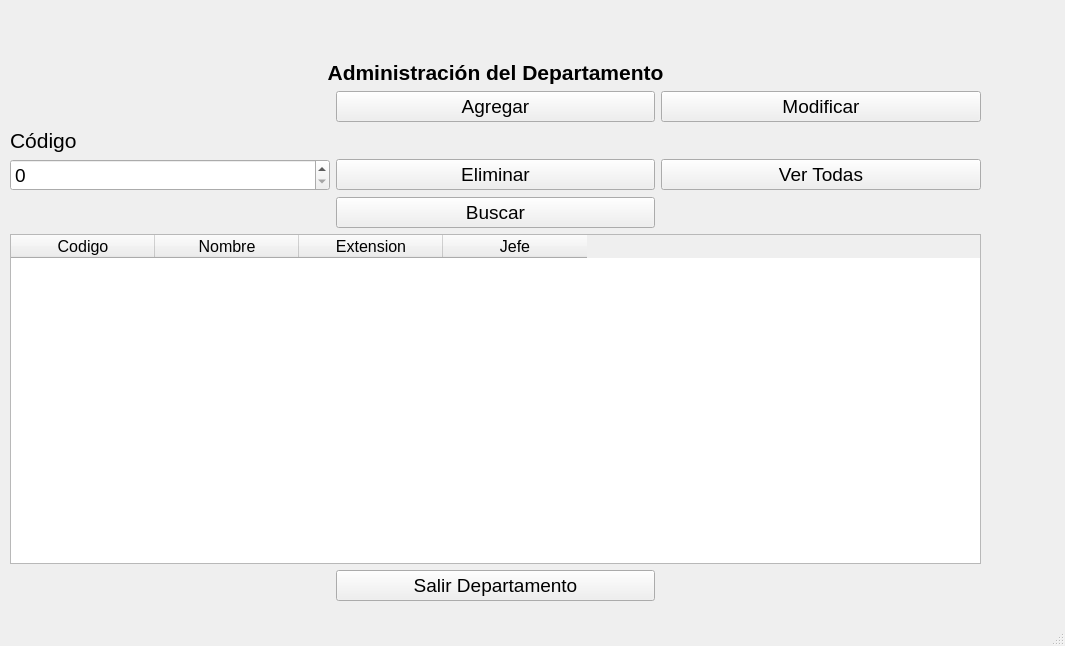
<?xml version="1.0" encoding="UTF-8"?>
<ui version="4.0">
 <class>MainWindow</class>
 <widget class="QMainWindow" name="MainWindow">
  <property name="geometry">
   <rect>
    <x>0</x>
    <y>0</y>
    <width>1065</width>
    <height>646</height>
   </rect>
  </property>
  <property name="windowTitle">
   <string>MainWindow</string>
  </property>
  <widget class="QWidget" name="centralwidget">
   <widget class="QWidget" name="layoutWidget">
    <property name="geometry">
     <rect>
      <x>10</x>
      <y>60</y>
      <width>971</width>
      <height>541</height>
     </rect>
    </property>
    <layout class="QGridLayout" name="gridLayout">
     <item row="3" column="2">
      <widget class="QPushButton" name="PBTodas">
       <property name="font">
        <font>
         <pointsize>14</pointsize>
        </font>
       </property>
       <property name="text">
        <string>Ver Todas</string>
       </property>
      </widget>
     </item>
     <item row="4" column="1">
      <widget class="QPushButton" name="PBBuscar">
       <property name="font">
        <font>
         <pointsize>14</pointsize>
        </font>
       </property>
       <property name="text">
        <string>Buscar</string>
       </property>
      </widget>
     </item>
     <item row="3" column="1">
      <widget class="QPushButton" name="PBEliminar">
       <property name="font">
        <font>
         <pointsize>14</pointsize>
        </font>
       </property>
       <property name="text">
        <string>Eliminar</string>
       </property>
      </widget>
     </item>
     <item row="1" column="2">
      <widget class="QPushButton" name="PBModificar">
       <property name="font">
        <font>
         <pointsize>14</pointsize>
        </font>
       </property>
       <property name="text">
        <string>Modificar</string>
       </property>
      </widget>
     </item>
     <item row="2" column="0" colspan="2">
      <widget class="QLabel" name="LCodigoEliminar">
       <property name="font">
        <font>
         <pointsize>16</pointsize>
        </font>
       </property>
       <property name="text">
        <string>Código</string>
       </property>
      </widget>
     </item>
     <item row="3" column="0">
      <widget class="QSpinBox" name="SBCodigoEliminar">
       <property name="font">
        <font>
         <pointsize>14</pointsize>
        </font>
       </property>
       <property name="maximum">
        <number>999999999</number>
       </property>
      </widget>
     </item>
     <item row="1" column="1">
      <widget class="QPushButton" name="PBAgregar">
       <property name="font">
        <font>
         <pointsize>14</pointsize>
        </font>
       </property>
       <property name="text">
        <string>Agregar</string>
       </property>
      </widget>
     </item>
     <item row="0" column="0" colspan="3">
      <widget class="QLabel" name="LTitulo">
       <property name="minimumSize">
        <size>
         <width>100</width>
         <height>0</height>
        </size>
       </property>
       <property name="font">
        <font>
         <pointsize>16</pointsize>
         <weight>75</weight>
         <bold>true</bold>
        </font>
       </property>
       <property name="text">
        <string>Administración del Departamento</string>
       </property>
       <property name="alignment">
        <set>Qt::AlignCenter</set>
       </property>
      </widget>
     </item>
     <item row="6" column="1">
      <widget class="QPushButton" name="PBSalir">
       <property name="font">
        <font>
         <pointsize>14</pointsize>
        </font>
       </property>
       <property name="text">
        <string>Salir Departamento</string>
       </property>
      </widget>
     </item>
     <item row="5" column="0" colspan="3">
      <widget class="QTableWidget" name="TWTabla">
       <property name="minimumSize">
        <size>
         <width>711</width>
         <height>0</height>
        </size>
       </property>
       <property name="font">
        <font>
         <pointsize>12</pointsize>
        </font>
       </property>
       <property name="sizeAdjustPolicy">
        <enum>QAbstractScrollArea::AdjustToContents</enum>
       </property>
       <attribute name="horizontalHeaderDefaultSectionSize">
        <number>144</number>
       </attribute>
       <attribute name="verticalHeaderMinimumSectionSize">
        <number>60</number>
       </attribute>
       <column>
        <property name="text">
         <string>Codigo</string>
        </property>
       </column>
       <column>
        <property name="text">
         <string>Nombre</string>
        </property>
       </column>
       <column>
        <property name="text">
         <string>Extension</string>
        </property>
       </column>
       <column>
        <property name="text">
         <string>Jefe</string>
        </property>
       </column>
      </widget>
     </item>
    </layout>
   </widget>
  </widget>
  <widget class="QStatusBar" name="statusbar"/>
 </widget>
 <tabstops>
  <tabstop>SBCodigoEliminar</tabstop>
  <tabstop>PBEliminar</tabstop>
  <tabstop>TWTabla</tabstop>
 </tabstops>
 <resources/>
 <connections/>
</ui>
